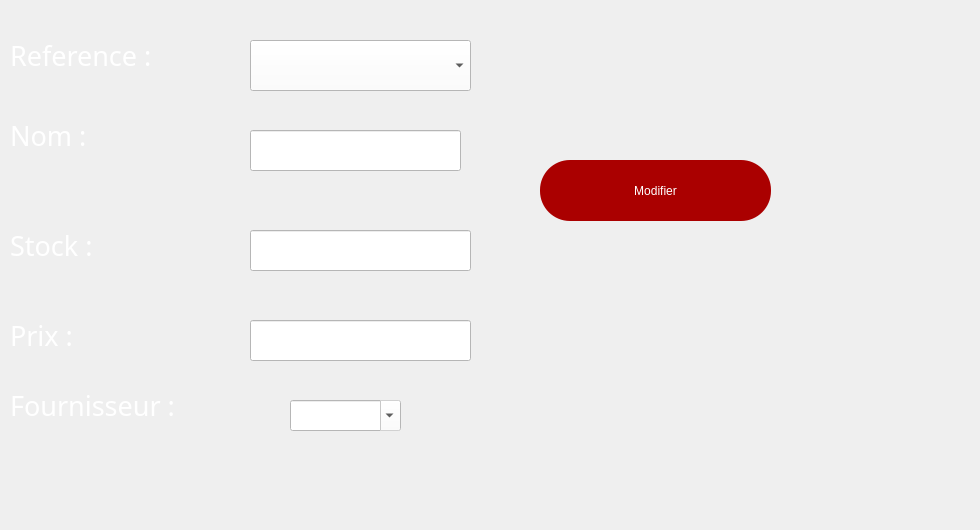
     <widget class="QWidget" name="tab_2">
      <attribute name="title">
       <string>Modifier</string>
      </attribute>
      <widget class="QLabel" name="label_7">
       <property name="geometry">
        <rect>
         <x>0</x>
         <y>-10</y>
         <width>971</width>
         <height>521</height>
        </rect>
       </property>
       <property name="styleSheet">
        <string notr="true">background-image: url(:/img/rs/ajoutempback.jpg);</string>
       </property>
       <property name="text">
        <string/>
       </property>
      </widget>
      <widget class="QComboBox" name="idmodif">
       <property name="geometry">
        <rect>
         <x>250</x>
         <y>40</y>
         <width>221</width>
         <height>51</height>
        </rect>
       </property>
       <property name="cursor">
        <cursorShape>PointingHandCursor</cursorShape>
       </property>
       <property name="focusPolicy">
        <enum>Qt::WheelFocus</enum>
       </property>
       <property name="styleSheet">
        <string notr="true">background-color: rgb(255, 255, 255);
font: 8pt &quot;MS Shell Dlg 2&quot;;</string>
       </property>
       <property name="iconSize">
        <size>
         <width>16</width>
         <height>16</height>
        </size>
       </property>
       <property name="frame">
        <bool>true</bool>
       </property>
      </widget>
      <widget class="QLabel" name="label_9">
       <property name="geometry">
        <rect>
         <x>10</x>
         <y>280</y>
         <width>201</width>
         <height>111</height>
        </rect>
       </property>
       <property name="font">
        <font>
         <family>MV Boli</family>
         <pointsize>20</pointsize>
         <weight>50</weight>
         <italic>false</italic>
         <bold>false</bold>
        </font>
       </property>
       <property name="styleSheet">
        <string notr="true">color: rgb(255, 255, 255);</string>
       </property>
       <property name="text">
        <string>Prix :</string>
       </property>
      </widget>
      <widget class="QLabel" name="label_8">
       <property name="geometry">
        <rect>
         <x>10</x>
         <y>190</y>
         <width>201</width>
         <height>111</height>
        </rect>
       </property>
       <property name="font">
        <font>
         <family>MV Boli</family>
         <pointsize>20</pointsize>
         <weight>50</weight>
         <italic>false</italic>
         <bold>false</bold>
        </font>
       </property>
       <property name="styleSheet">
        <string notr="true">color: rgb(255, 255, 255);</string>
       </property>
       <property name="text">
        <string>Stock :</string>
       </property>
      </widget>
      <widget class="QPushButton" name="modif">
       <property name="geometry">
        <rect>
         <x>540</x>
         <y>160</y>
         <width>231</width>
         <height>61</height>
        </rect>
       </property>
       <property name="styleSheet">
        <string notr="true">font: 20pt &quot;MS Shell Dlg 2&quot;;
color: rgb(255, 255, 255);
background-color: rgb(170, 0, 0);
border-radius: 30px;</string>
       </property>
       <property name="text">
        <string>Modifier</string>
       </property>
       <property name="icon">
        <iconset resource="rs.qrc">
         <normaloff>:/img/rs/update.png</normaloff>:/img/rs/update.png</iconset>
       </property>
       <property name="iconSize">
        <size>
         <width>50</width>
         <height>50</height>
        </size>
       </property>
      </widget>
      <widget class="QLineEdit" name="lineEdit_5">
       <property name="geometry">
        <rect>
         <x>250</x>
         <y>130</y>
         <width>211</width>
         <height>41</height>
        </rect>
       </property>
       <property name="styleSheet">
        <string notr="true">font: italic 18pt &quot;High Tower Text&quot;;
background-color: rgb(255, 255, 255);</string>
       </property>
      </widget>
      <widget class="QLabel" name="label_10">
       <property name="geometry">
        <rect>
         <x>10</x>
         <y>80</y>
         <width>201</width>
         <height>111</height>
        </rect>
       </property>
       <property name="font">
        <font>
         <family>MV Boli</family>
         <pointsize>20</pointsize>
         <weight>50</weight>
         <italic>false</italic>
         <bold>false</bold>
        </font>
       </property>
       <property name="styleSheet">
        <string notr="true">color: rgb(255, 255, 255);</string>
       </property>
       <property name="text">
        <string>Nom :</string>
       </property>
      </widget>
      <widget class="QLineEdit" name="lineEdit_6">
       <property name="geometry">
        <rect>
         <x>250</x>
         <y>230</y>
         <width>221</width>
         <height>41</height>
        </rect>
       </property>
       <property name="styleSheet">
        <string notr="true">font: italic 18pt &quot;High Tower Text&quot;;
background-color: rgb(255, 255, 255);</string>
       </property>
      </widget>
      <widget class="QLabel" name="label_11">
       <property name="geometry">
        <rect>
         <x>10</x>
         <y>0</y>
         <width>201</width>
         <height>111</height>
        </rect>
       </property>
       <property name="font">
        <font>
         <family>MV Boli</family>
         <pointsize>20</pointsize>
         <weight>50</weight>
         <italic>false</italic>
         <bold>false</bold>
        </font>
       </property>
       <property name="styleSheet">
        <string notr="true">color: rgb(255, 255, 255);</string>
       </property>
       <property name="text">
        <string>Reference :</string>
       </property>
      </widget>
      <widget class="QLabel" name="label_15">
       <property name="geometry">
        <rect>
         <x>10</x>
         <y>350</y>
         <width>201</width>
         <height>111</height>
        </rect>
       </property>
       <property name="font">
        <font>
         <family>MV Boli</family>
         <pointsize>20</pointsize>
         <weight>50</weight>
         <italic>false</italic>
         <bold>false</bold>
        </font>
       </property>
       <property name="styleSheet">
        <string notr="true">color: rgb(255, 255, 255);</string>
       </property>
       <property name="text">
        <string>Fournisseur :</string>
       </property>
      </widget>
      <widget class="QComboBox" name="comboBox_4">
       <property name="enabled">
        <bool>false</bool>
       </property>
       <property name="geometry">
        <rect>
         <x>290</x>
         <y>400</y>
         <width>111</width>
         <height>31</height>
        </rect>
       </property>
       <property name="styleSheet">
        <string notr="true">background-color: rgb(255, 255, 255);
font: 8pt &quot;MS Shell Dlg 2&quot;;
color: rgb(0, 0, 0);</string>
       </property>
       <property name="editable">
        <bool>true</bool>
       </property>
      </widget>
      <widget class="QLineEdit" name="lineEdit_7">
       <property name="geometry">
        <rect>
         <x>250</x>
         <y>320</y>
         <width>221</width>
         <height>41</height>
        </rect>
       </property>
       <property name="styleSheet">
        <string notr="true">font: italic 18pt &quot;High Tower Text&quot;;
background-color: rgb(255, 255, 255);</string>
       </property>
      </widget>
     </widget>
